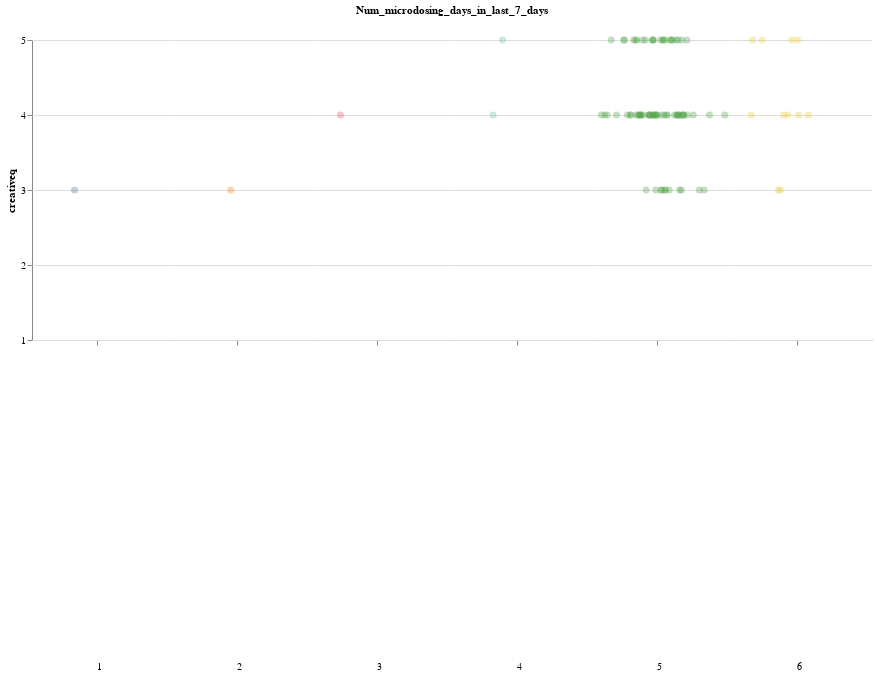

The notebook cell this image was saved under:
### Code cell
main = []
for window in range(2,8):   
    stripplot = alt.Chart(data, width=140).mark_circle(size=50, opacity=0.35).encode(
        x=alt.X(
            'jitter:Q',
            title=None,
            axis=alt.Axis(values=[0], ticks=True, grid=False, labels=False),
            scale=alt.Scale(),
        ),
        y=alt.Y('creativeq:Q', scale=alt.Scale(domain=(1,5)), axis=alt.Axis(values=[1, 2, 3, 4, 5])),
        color=alt.Color(f'Num_microdosing_days_in_last_{window}_days:N', legend=None),
        column=alt.Column(
            f'Num_microdosing_days_in_last_{window}_days:N',
            header=alt.Header(
                labelAngle=0,
                titleOrient='top',
                labelOrient='bottom',
                labelAlign='right',
                labelPadding=326,
            ),
        ),
    ).transform_calculate(
        # Generate Gaussian jitter with a Box-Muller transform
        jitter='sqrt(-2*log(random()))*cos(2*PI*random())'
    ).configure_facet(
        spacing=0
    ).configure_view(
        stroke=None
    )
    main.append(stripplot)
main[5]
